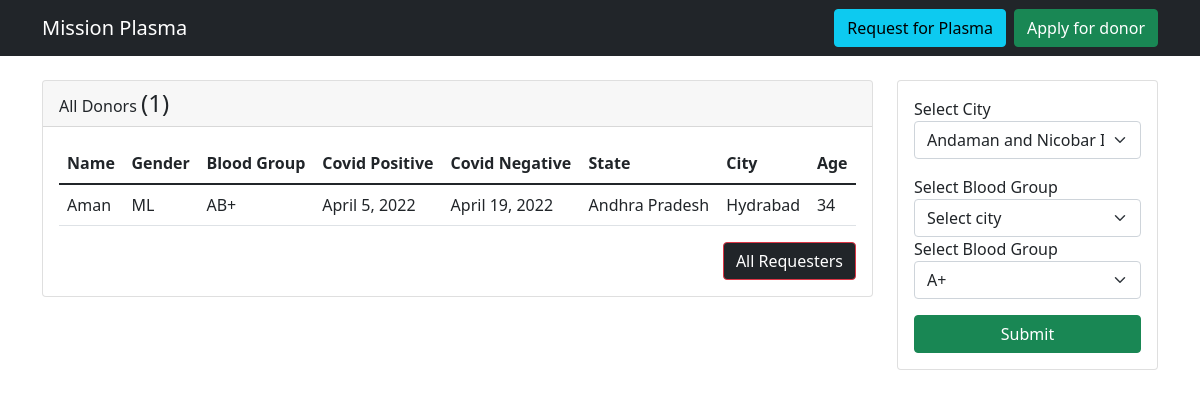
Page /donorfilter/2/ on the committed database.
### data/models.py (models this page shows, shortened)
class Donor(models.Model):
    d_name=models.CharField(max_length=200,blank=False,null=False)
    d_gender=models.CharField(max_length=200,blank=False,null=False)
    d_age=models.IntegerField()
    d_bloodGroup=models.CharField(max_length=200,blank=False,null=False)
    d_covid_pos_date=models.DateField()
    d_covid_neg_date=models.DateField()
    d_state=models.ForeignKey(State,on_delete=models.SET_NULL,null=True)
    d_city=models.ForeignKey(City,on_delete=models.CASCADE,null=True)

class State(models.Model):
    state=models.CharField(max_length=255, null=False, blank=False)

class City(models.Model):
    city_id=models.ForeignKey(State,on_delete=models.CASCADE)
    city=models.CharField(max_length=200)

### data/views.py (the view)
# urls.py: path("donorfilter/",donorFilter,name="donorfilter"),
def donorFilter(r,id=None):
    state=State.objects.all()
    city=City.objects.all()
    if id != None:
        data={"donors":Donor.objects.filter(d_state=id),"requestrs":Requester.objects.filter(r_state=id),
        "requestrscount":Requester.objects.filter(r_state=id).count(),
    "count":Donor.objects.filter(d_state=id).count(),
    "states":state,"cities":city}
    else:
        data={"donors":Donor.objects.filter(d_state=r.POST.get("d_state"),d_bloodGroup=r.POST.get("d_bloodGroup"),d_city=r.POST.get("d_city")),
    "count":Donor.objects.filter(d_state=r.POST.get("d_state"),d_bloodGroup=r.POST.get("d_bloodGroup"),d_city=r.POST.get("d_city")).count(),
    "states":state,"cities":city}
    return render(r,"data/view_donor.html",data)

### data/templates/data/view_donor.html (shortened to what this page needs)
{% extends 'data/base.html' %}
{% block content %}
<div class="container mt-4">
    <div class="row">
        <div class="col-lg-9">
            <div class="row">
                <div class="col-lg-12">
                    <div class="card">
                        <div class="card-header">All Donors <span class="h4" id="count">({{count}})</span></div>
                        <div class="card-body">
                            <table class="table table-hover">
                                <thead>
                                    <tr>
                                        <th>Name</th>
                                        <th>Gender</th>
                                        <th>Blood Group</th>
                                        <th>Covid Positive</th>
                                        <th>Covid Negative</th>
                                        <th>State</th>
                                        <th>City</th>
                                        <th>Age</th>
                                    </tr>
                                </thead>
                                <tbody id="dd-donor">
                                {% for donor in donors %}
                                    <tr>
                                        <td>{{ donor.d_name }}</td>
                                        <td>{{ donor.d_gender }}</td>
                                        <td>{{ donor.d_bloodGroup }}</td>
                                        <td>{{ donor.d_covid_pos_date }}</td>
                                        <td>{{ donor.d_covid_neg_date }}</td>
                                        <td>{{ donor.d_state.state}}</td>
                                        <td>{{ donor.d_city.city}}</td>
                                        <td>{{ donor.d_age }}</td>
                                    </tr>
                                {% endfor %}
                                </tbody>
                            </table>
                            <a href="{% url 'requestview' %}" class="btn btn-danger bg-dark float-end">All Requesters</a>
                        </div>
                    </div>
                </div>
            </div>
    </div>
    <div class="col-lg-3">
        <div class="card">
            <div class="card-body">
            <form action="{% url 'donorfilter' %}" method="POST">
            <div class="mb-3">
                <label for="">Select City</label>
                <select name="d_state" id="state-dd" class="form-select">
                    {% for x in states %}
                    <option value="{{x.id}}">{{x.state}}</option>
                    {% endfor %}
                </select>
             </div>
             <div class="mb-3">
                <label for="">Select Blood Group</label>
                <select name="d_city" id="city-dd" class="form-select">
                    <option value="" selected dissabled>Select city</option>
                </select>
                <div class="mb-3">
                    <label for="">Select Blood Group</label>
                    <select name="d_bloodGroup" class="form-select">
                        <option value="A+">A+</option>
                    </select>
                </div>
             </div>
            <div class="mt-3">
                <input type="submit" class="btn btn-success w-100">
            </div>
        </div>
        </div>
    </div>
</div>
</div>
{% block js %}
{% load dajaxice_templatetags %}
{% endblock  %}
{% endblock  %}

### rows in the picture
Donor: d_name "Aman", d_gender "ML", d_bloodGroup "AB+", d_covid_pos_date "April 5, 2022", d_covid_neg_date "April 19, 2022", d_state.state "Andhra Pradesh", d_city.city "Hydrabad", d_age "34"

### other values in the picture
{{ count }} "1"
form field d_state "Andaman and Nicobar Islands"
